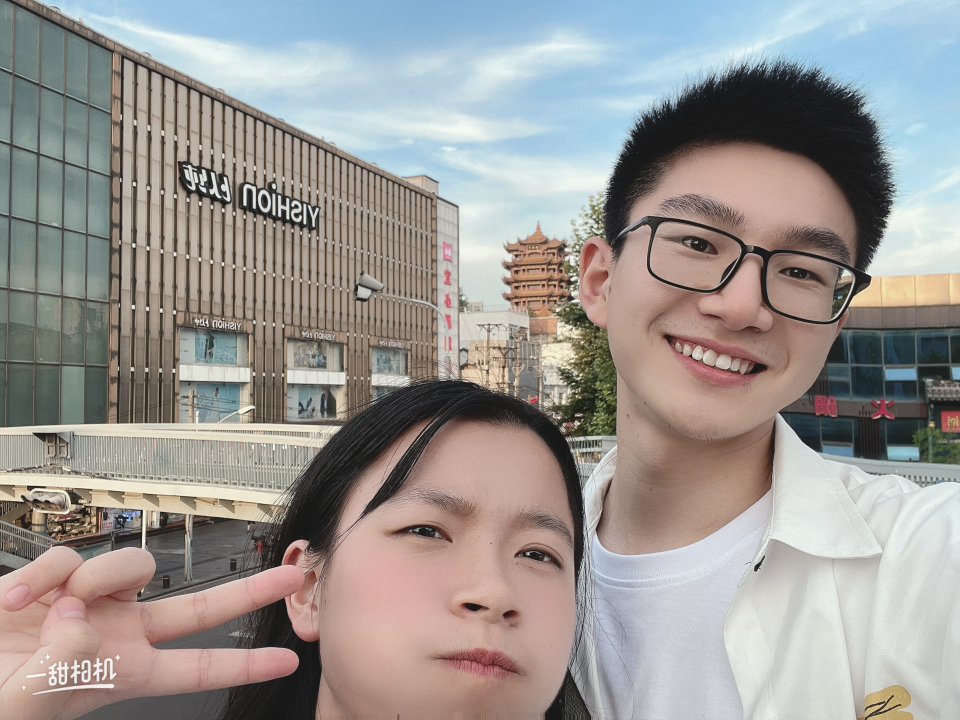
#> input picture 0.JPG, 2880 x 2160 px, found by its file name (shown at 1/3 size)
$ python main.py
#> lines starting #> are read from the running program, lines starting #| are printed output that depends on the picture
import cv2
import os
import numpy as np

def channels_read(path):# 把每一个pic读进来并返回b,g,r的众数
    pic = cv2.imread(path)
    b, g, r = cv2.split(pic)

    b_flat = np.array(b).flatten()
    counts = np.bincount(b_flat)
    b_mode = np.argmax(counts)

    g_flat = np.array(g).flatten()
    counts = np.bincount(g_flat)
    g_mode = np.argmax(counts)

    r_flat = np.array(r).flatten()
    counts = np.bincount(r_flat)
    r_mode = np.argmax(counts)

    return b_mode,g_mode,r_mode

def aHash(img):# 均值哈希算法
    #缩放为8*8
    img=cv2.resize(img,(8,8),interpolation=cv2.INTER_CUBIC)
    #转换为灰度图
    gray=cv2.cvtColor(img,cv2.COLOR_BGR2GRAY)
    #s为像素和初值为0，hash_str为hash值初值为''
    s=0
    hash_str=''
    #遍历累加求像素和
    for i in range(8):
        for j in range(8):
            s=s+gray[i,j]
    #求平均灰度
    avg=s/64
    #灰度大于平均值为1相反为0生成图片的hash值
    for i in range(8):
        for j in range(8):
            if  gray[i,j]>avg:
                hash_str=hash_str+'1'
            else:
                hash_str=hash_str+'0'
    return hash_str


# 读取lovepic
current_dir = os.path.dirname(os.path.abspath(__file__))
lovepic_path = current_dir + "\\0.JPG"
img = cv2.imread(lovepic_path)
#> img is the input picture: shape (2160, 2880, 3); mean B, G, R 147.5, 150.8, 155.2

# 读取图片的高和宽
height = img.shape[0]
#> height = 2160
width = img.shape[1]
#> width = 2880

# 1.先将图片分成若干个20x20的ROI
ROI_w = 20
ROI_h = 20
B = []
G = []
R = []
for row in range(0,int(height/ROI_h)):
    for col in range(0,int(width/ROI_w)):
        img_ROI = img[row*ROI_h:(row+1)*ROI_h,col*ROI_w:(col+1)*ROI_w]
        # cv2.imshow('roi',img_ROI)
        # cv2.waitKey(0)
        # 2.把每个ROI三通道b,g,r的众数求出来并用B，G，R存储
        b,g,r = cv2.split(img_ROI)

        b_flat = np.array(b).flatten()
        counts = np.bincount(b_flat)
        B.append(np.argmax(counts))

        g_flat = np.array(g).flatten()
        counts = np.bincount(g_flat)
        G.append(np.argmax(counts))

        r_flat = np.array(r).flatten()
        counts = np.bincount(r_flat)
        R.append(np.argmax(counts))
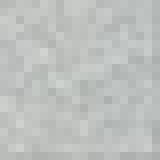
#> img_ROI: shape (20, 20, 3) (shown 8 times larger); mean B, G, R 190.1, 192.2, 189.4
#> after the loop, B = 15552 values, max 246 at index 744, min 17 at index 15396, mean 149.6; G = 15552 values, max 249 at index 598, min 22 at index 6893, mean 152.8; R = 15552 values, max 247 at index 14549, min 22 at index 10130, mean 157.3

# 3.方法一：用每一个ROI去匹配pics，每个ROI进行1500次三通道众数匹配，用相似度最大的拼接上去。
# 方法二：匹配每一个像素点，找相似度最高的拼接上去
# 方法三：哈希均值算法
# 方法四：直方图算法(selected)
now_dir = os.getcwd()
SIMILAR = []
for row in range(0,int(height/ROI_h)):
    for col in range(0,int(width/ROI_w)):
        print("ROI=(", row, "/", int(height / ROI_h), ",", col, "/", int(width / ROI_w), ")")
#| ROI=( 0 / 108 , 0 / 144 )
        img_ROI = img[row * ROI_h:(row + 1) * ROI_h, col * ROI_w:(col + 1) * ROI_w]
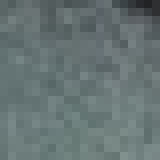
#> img_ROI: shape (20, 20, 3) (shown 8 times larger); mean B, G, R 116.1, 115.9, 102.2
        # 计算图img_ROI的三通道直方图
        H0 = cv2.calcHist([img_ROI], [0], None, [256], [0, 256])
#> H0 = 256 values, max 21 at index 117, min 0 at index 0, mean 1.56
        H0 = cv2.normalize(H0, H0, 0, 1, cv2.NORM_MINMAX, -1)  # 对图片进行归一化处理
#> H0 = 256 values, max 1 at index 117, min 0 at index 0, mean 0.0744
        H1 = cv2.calcHist([img_ROI], [1], None, [256], [0, 256])
#> H1 = 256 values, max 19 at index 117, min 0 at index 0, mean 1.56
        H1 = cv2.normalize(H1, H1, 0, 1, cv2.NORM_MINMAX, -1)  # 对图片进行归一化处理
#> H1 = 256 values, max 1 at index 117, min 0 at index 0, mean 0.0822
        H2 = cv2.calcHist([img_ROI], [2], None, [256], [0, 256])
#> H2 = 256 values, max 21 at index 106, min 0 at index 0, mean 1.56
        H2 = cv2.normalize(H2, H2, 0, 1, cv2.NORM_MINMAX, -1)  # 对图片进行归一化处理
#> H2 = 256 values, max 1 at index 106, min 0 at index 0, mean 0.0744
        # 已经选好了ROI，下面进行1500次匹配,并存储相应的相似度
        for index in range(1, 1501):
            pic_path = now_dir + "\\pics\\" + str(index) + ".JPG"
            pic = cv2.imread(pic_path)
            # 计算图pic的直方图
            picH0 = cv2.calcHist([pic], [0], None, [256], [0, 256])
#> picH0 = 256 values from 0 to 0
            picH0 = cv2.normalize(picH0, picH0, 0, 1, cv2.NORM_MINMAX, -1)  # 对图片进行归一化处理
#> (the run stopped early here; a loop or call above may not have finished)
